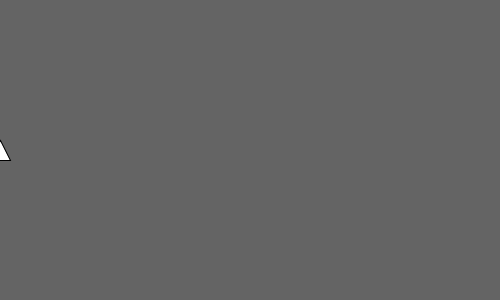
Frame 1 (no input)
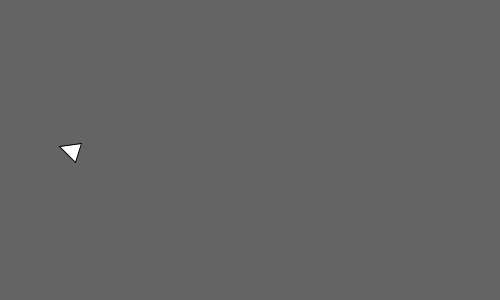
Frame 60 (the mouse pressed at the canvas centre just before this capture)
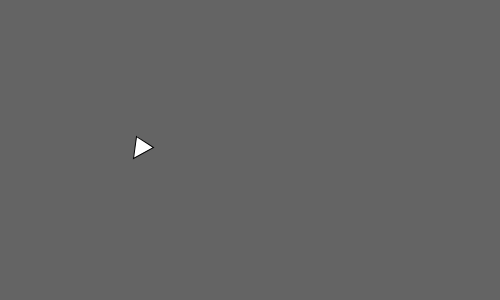
Frame 120 (the mouse held since frame 60 and released just before this capture)

The Processing sketch that drew these frames (run headless with seeded random() and noise(); from frame 60 on, the mouse is pressed at the canvas centre):

// Processing sketch: workshop3c
// ── workshop3c.pde
//This sketch draws a triangle that floats across the  sketch from
//left to right.  When it reaches the right it restarts at the left

float positionX=0;  //x position of the triangle
float rotation=0;
float oldTime;
float velocity=10;
float angularSpeed=5;

//code in setup runs once only.
void setup(){
  size(500,300);   //this is something we only need to do once
  oldTime = millis();
}

//code in draw() function runs every frame
//to do animation, use variables to control the things you draw.
void draw(){
  background(100);      //redraw the backgorund each time to erase
                        //previous frame.  Use a single value
                        //between 0 and 255 for greyscale

  float currTime=millis();  //current time in milliseconds
  float elapsedTime = (currTime - oldTime)/1000;
  
  positionX = positionX + elapsedTime * velocity;
  rotation = rotation + elapsedTime * angularSpeed;

  translate(positionX,150);
  rotate(rotation);
  triangle(0,-10,-10,10,10,10);


  positionX=positionX+1;
  if(positionX>500){
    positionX=0;
  }
  oldTime=currTime;
}
